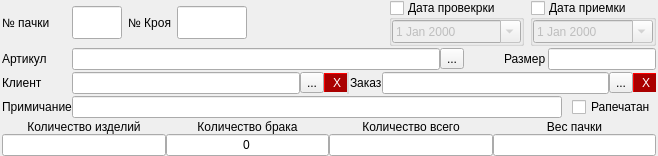
     <widget class="QWidget" name="tab">
      <property name="enabled">
       <bool>true</bool>
      </property>
      <property name="autoFillBackground">
       <bool>false</bool>
      </property>
      <property name="styleSheet">
       <string notr="true"/>
      </property>
      <attribute name="title">
       <string>Основное</string>
      </attribute>
      <layout class="QGridLayout" name="gridLayout_2">
       <property name="leftMargin">
        <number>2</number>
       </property>
       <property name="topMargin">
        <number>0</number>
       </property>
       <property name="rightMargin">
        <number>2</number>
       </property>
       <property name="bottomMargin">
        <number>0</number>
       </property>
       <property name="horizontalSpacing">
        <number>0</number>
       </property>
       <property name="verticalSpacing">
        <number>2</number>
       </property>
       <item row="2" column="1">
        <layout class="QHBoxLayout" name="horizontalLayout_2">
         <item>
          <widget class="QLineEdit" name="le_client">
           <property name="readOnly">
            <bool>true</bool>
           </property>
          </widget>
         </item>
         <item>
          <widget class="QToolButton" name="toolButton_2">
           <property name="text">
            <string>...</string>
           </property>
          </widget>
         </item>
         <item>
          <widget class="QToolButton" name="toolButton_10">
           <property name="styleSheet">
            <string notr="true">background-color: rgb(170, 0, 0);
color: rgb(255, 255, 255);
border-style: outset;
border-width: 1px;
border-color: rgb(170, 0, 0);
</string>
           </property>
           <property name="text">
            <string> X</string>
           </property>
          </widget>
         </item>
         <item>
          <widget class="Line" name="line">
           <property name="styleSheet">
            <string notr="true">color: rgb(218, 218, 218);</string>
           </property>
           <property name="frameShadow">
            <enum>QFrame::Plain</enum>
           </property>
           <property name="lineWidth">
            <number>2</number>
           </property>
           <property name="orientation">
            <enum>Qt::Vertical</enum>
           </property>
          </widget>
         </item>
         <item>
          <widget class="QLabel" name="label_19">
           <property name="text">
            <string>Заказ</string>
           </property>
          </widget>
         </item>
         <item>
          <widget class="QLineEdit" name="le_order">
           <property name="readOnly">
            <bool>true</bool>
           </property>
          </widget>
         </item>
         <item>
          <widget class="QToolButton" name="toolButton_3">
           <property name="text">
            <string>...</string>
           </property>
          </widget>
         </item>
         <item>
          <widget class="QToolButton" name="toolButton_11">
           <property name="styleSheet">
            <string notr="true">background-color: rgb(170, 0, 0);
color: rgb(255, 255, 255);
border-style: outset;
border-width: 1px;
border-color: rgb(170, 0, 0);
</string>
           </property>
           <property name="text">
            <string> X</string>
           </property>
          </widget>
         </item>
        </layout>
       </item>
       <item row="0" column="1">
        <layout class="QHBoxLayout" name="horizontalLayout_4" stretch="1,0,1,10,0,0">
         <property name="spacing">
          <number>6</number>
         </property>
         <item>
          <widget class="QLineEdit" name="le_number_pack">
           <property name="minimumSize">
            <size>
             <width>50</width>
             <height>33</height>
            </size>
           </property>
           <property name="styleSheet">
            <string notr="true">font: 75 12pt &quot;Tahoma&quot;;</string>
           </property>
           <property name="text">
            <string/>
           </property>
           <property name="readOnly">
            <bool>true</bool>
           </property>
          </widget>
         </item>
         <item>
          <widget class="QLabel" name="label_18">
           <property name="text">
            <string>№ Кроя</string>
           </property>
          </widget>
         </item>
         <item>
          <widget class="QLineEdit" name="le_number_cut">
           <property name="minimumSize">
            <size>
             <width>70</width>
             <height>33</height>
            </size>
           </property>
           <property name="styleSheet">
            <string notr="true">font: 75 12pt &quot;Tahoma&quot;;</string>
           </property>
           <property name="text">
            <string/>
           </property>
           <property name="readOnly">
            <bool>true</bool>
           </property>
          </widget>
         </item>
         <item>
          <spacer name="horizontalSpacer_2">
           <property name="orientation">
            <enum>Qt::Horizontal</enum>
           </property>
           <property name="sizeHint" stdset="0">
            <size>
             <width>40</width>
             <height>20</height>
            </size>
           </property>
          </spacer>
         </item>
         <item>
          <widget class="QGroupBox" name="cb_date_complete">
           <property name="title">
            <string>Дата провекрки</string>
           </property>
           <property name="checkable">
            <bool>true</bool>
           </property>
           <property name="checked">
            <bool>false</bool>
           </property>
           <layout class="QGridLayout" name="gridLayout_8">
            <property name="leftMargin">
             <number>0</number>
            </property>
            <property name="topMargin">
             <number>0</number>
            </property>
            <property name="rightMargin">
             <number>0</number>
            </property>
            <property name="bottomMargin">
             <number>0</number>
            </property>
            <property name="spacing">
             <number>0</number>
            </property>
            <item row="0" column="0">
             <widget class="QDateEdit" name="de_date_complete">
              <property name="calendarPopup">
               <bool>true</bool>
              </property>
             </widget>
            </item>
           </layout>
          </widget>
         </item>
         <item>
          <widget class="QGroupBox" name="cb_date_make">
           <property name="title">
            <string>Дата приемки</string>
           </property>
           <property name="checkable">
            <bool>true</bool>
           </property>
           <property name="checked">
            <bool>false</bool>
           </property>
           <layout class="QGridLayout" name="gridLayout_9">
            <property name="leftMargin">
             <number>0</number>
            </property>
            <property name="topMargin">
             <number>0</number>
            </property>
            <property name="rightMargin">
             <number>0</number>
            </property>
            <property name="bottomMargin">
             <number>0</number>
            </property>
            <property name="spacing">
             <number>0</number>
            </property>
            <item row="0" column="0">
             <widget class="QDateEdit" name="de_date_make">
              <property name="calendarPopup">
               <bool>true</bool>
              </property>
             </widget>
            </item>
           </layout>
          </widget>
         </item>
        </layout>
       </item>
       <item row="1" column="1">
        <layout class="QHBoxLayout" name="horizontalLayout" stretch="2,0,0,0">
         <property name="spacing">
          <number>0</number>
         </property>
         <item>
          <widget class="QLineEdit" name="le_article">
           <property name="readOnly">
            <bool>true</bool>
           </property>
          </widget>
         </item>
         <item>
          <widget class="QToolButton" name="toolButton">
           <property name="text">
            <string>...</string>
           </property>
          </widget>
         </item>
         <item>
          <spacer name="horizontalSpacer">
           <property name="orientation">
            <enum>Qt::Horizontal</enum>
           </property>
           <property name="sizeHint" stdset="0">
            <size>
             <width>40</width>
             <height>20</height>
            </size>
           </property>
          </spacer>
         </item>
         <item>
          <layout class="QHBoxLayout" name="horizontalLayout_6">
           <property name="spacing">
            <number>2</number>
           </property>
           <item>
            <widget class="QLabel" name="label_4">
             <property name="text">
              <string>Размер</string>
             </property>
            </widget>
           </item>
           <item>
            <widget class="QLineEdit" name="le_size"/>
           </item>
          </layout>
         </item>
        </layout>
       </item>
       <item row="1" column="0">
        <widget class="QLabel" name="label_2">
         <property name="text">
          <string>Артикул</string>
         </property>
        </widget>
       </item>
       <item row="0" column="0">
        <widget class="QLabel" name="label_3">
         <property name="text">
          <string>№ пачки</string>
         </property>
        </widget>
       </item>
       <item row="3" column="0">
        <widget class="QLabel" name="label_9">
         <property name="text">
          <string>Примичание</string>
         </property>
        </widget>
       </item>
       <item row="2" column="0">
        <widget class="QLabel" name="label">
         <property name="text">
          <string>Клиент</string>
         </property>
        </widget>
       </item>
       <item row="4" column="0" colspan="2">
        <layout class="QGridLayout" name="gridLayout_3">
         <item row="0" column="0">
          <widget class="QLabel" name="label_5">
           <property name="text">
            <string>&lt;html&gt;&lt;head/&gt;&lt;body&gt;&lt;p align=&quot;center&quot;&gt;Количество изделий&lt;/p&gt;&lt;/body&gt;&lt;/html&gt;</string>
           </property>
          </widget>
         </item>
         <item row="0" column="3">
          <widget class="QLabel" name="label_8">
           <property name="text">
            <string>&lt;html&gt;&lt;head/&gt;&lt;body&gt;&lt;p align=&quot;center&quot;&gt;Вес пачки&lt;/p&gt;&lt;/body&gt;&lt;/html&gt;</string>
           </property>
          </widget>
         </item>
         <item row="0" column="2">
          <widget class="QLabel" name="label_7">
           <property name="text">
            <string>&lt;html&gt;&lt;head/&gt;&lt;body&gt;&lt;p align=&quot;center&quot;&gt;Количество всего&lt;/p&gt;&lt;/body&gt;&lt;/html&gt;</string>
           </property>
          </widget>
         </item>
         <item row="0" column="1">
          <widget class="QLabel" name="label_6">
           <property name="text">
            <string>&lt;html&gt;&lt;head/&gt;&lt;body&gt;&lt;p align=&quot;center&quot;&gt;Количество брака&lt;/p&gt;&lt;/body&gt;&lt;/html&gt;</string>
           </property>
          </widget>
         </item>
         <item row="1" column="0">
          <widget class="QLineEdit" name="le_value_product">
           <property name="enabled">
            <bool>true</bool>
           </property>
           <property name="alignment">
            <set>Qt::AlignCenter</set>
           </property>
           <property name="readOnly">
            <bool>false</bool>
           </property>
          </widget>
         </item>
         <item row="1" column="1">
          <widget class="QLineEdit" name="le_value_damage">
           <property name="text">
            <string>0</string>
           </property>
           <property name="alignment">
            <set>Qt::AlignCenter</set>
           </property>
          </widget>
         </item>
         <item row="1" column="2">
          <widget class="QLineEdit" name="le_value_all">
           <property name="alignment">
            <set>Qt::AlignCenter</set>
           </property>
           <property name="readOnly">
            <bool>true</bool>
           </property>
          </widget>
         </item>
         <item row="1" column="3">
          <widget class="QLineEdit" name="le_weight">
           <property name="alignment">
            <set>Qt::AlignCenter</set>
           </property>
           <property name="readOnly">
            <bool>false</bool>
           </property>
          </widget>
         </item>
        </layout>
       </item>
       <item row="3" column="1">
        <layout class="QHBoxLayout" name="horizontalLayout_10">
         <property name="spacing">
          <number>10</number>
         </property>
         <item>
          <widget class="QLineEdit" name="le_note"/>
         </item>
         <item>
          <widget class="QCheckBox" name="cb_print">
           <property name="text">
            <string>Рапечатан</string>
           </property>
          </widget>
         </item>
        </layout>
       </item>
      </layout>
     </widget>
